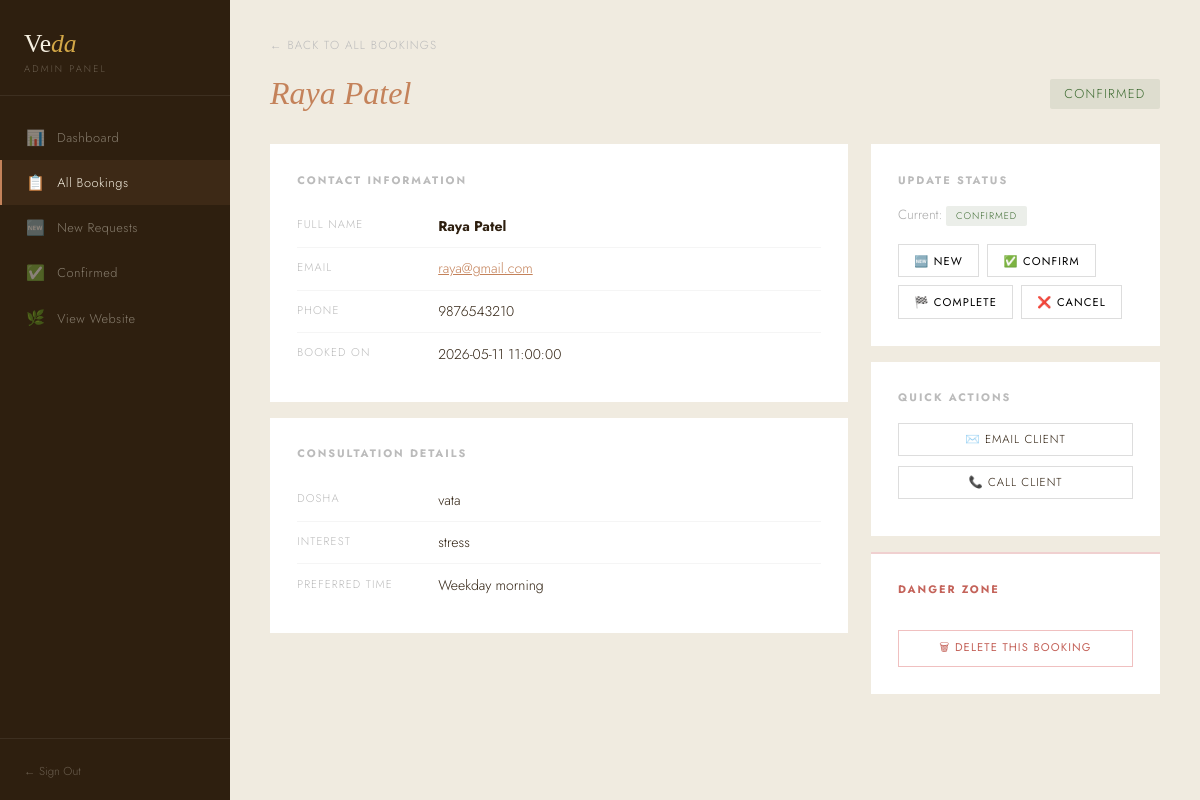
/admin/bookings/2 (signed in), run on the app's committed database.
### tables this page shows
CREATE TABLE consultations (
                id             INTEGER PRIMARY KEY AUTOINCREMENT,
                first_name     TEXT NOT NULL,
                last_name      TEXT NOT NULL,
                email          TEXT NOT NULL,
                phone          TEXT,
                dosha          TEXT,
                interest       TEXT,
                message        TEXT,
                preferred_time TEXT,
                status         TEXT DEFAULT 'new',
                created_at     TEXT NOT NULL
            );

### app.py (the view)
@app.route('/admin/bookings/<int:booking_id>')
@admin_required
def admin_booking_detail(booking_id):
    conn    = get_db()
    booking = conn.execute('SELECT * FROM consultations WHERE id=?', (booking_id,)).fetchone()
    conn.close()
    if not booking:
        return redirect(url_for('admin_bookings'))
    return render_template('admin/booking_detail.html', booking=booking)

### app.py (called while the page is built)
def get_db():
    conn = sqlite3.connect(DB_PATH)
    conn.row_factory = sqlite3.Row
    conn.execute("PRAGMA journal_mode=WAL")   # prevents data loss
    conn.execute("PRAGMA foreign_keys=ON")
    return conn

def admin_required(f):
    @wraps(f)
    def decorated(*args, **kwargs):
        if not session.get('admin_logged_in'):
            return redirect(url_for('admin_login'))
        return f(*args, **kwargs)
    return decorated

### templates/admin/booking_detail.html (shortened to what this page needs)
{% extends 'admin/base.html' %}
{% block content %}
<a href="{{ url_for('admin_bookings') }}" class="back">← Back to all bookings</a>
<div class="topbar">
  <h1 class="ph"><em>{{ booking.first_name }} {{ booking.last_name }}</em></h1>
  <span class="badge badge-{{ booking.status }}" style="font-size:.8rem;padding:.35rem .9rem">{{ booking.status }}</span>
</div>
<div class="dg">
  <div>
    <div class="dc">
      <h3>Contact Information</h3>
      <div class="dr"><div class="dk">Full Name</div><div class="dv"><strong>{{ booking.first_name }} {{ booking.last_name }}</strong></div></div>
      <div class="dr"><div class="dk">Email</div><div class="dv"><a href="mailto:{{ booking.email }}" style="color:var(--clay)">{{ booking.email }}</a></div></div>
      <div class="dr"><div class="dk">Phone</div><div class="dv">{{ booking.phone or '—' }}</div></div>
      <div class="dr"><div class="dk">Booked On</div><div class="dv">{{ booking.created_at }}</div></div>
    </div>
    <div class="dc">
      <h3>Consultation Details</h3>
      <div class="dr"><div class="dk">Dosha</div><div class="dv">{{ booking.dosha or '— Not specified' }}</div></div>
      <div class="dr"><div class="dk">Interest</div><div class="dv">{{ booking.interest or '— Not specified' }}</div></div>
      <div class="dr"><div class="dk">Preferred Time</div><div class="dv">{{ booking.preferred_time or '— Not specified' }}</div></div>
    </div>
  </div>
  <div>
    <div class="dc">
      <h3>Update Status</h3>
      <p style="font-size:.83rem;color:#aaa;margin-bottom:1.1rem">Current: <span class="badge badge-{{ booking.status }}">{{ booking.status }}</span></p>
      <form method="POST" action="{{ url_for('admin_update_status', booking_id=booking.id) }}">
        <div class="stf">
          <button type="submit" name="status" value="new"       class="stb bn">🆕 New</button>
          <button type="submit" name="status" value="confirmed"  class="stb bc">✅ Confirm</button>
          <button type="submit" name="status" value="completed"  class="stb bd">🏁 Complete</button>
          <button type="submit" name="status" value="cancelled"  class="stb bx">❌ Cancel</button>
        </div>
      </form>
    </div>
    <div class="dc">
      <h3>Quick Actions</h3>
      <a href="mailto:{{ booking.email }}?subject=Your Veda Consultation Request" class="qa">✉️ Email Client</a>
      {% if booking.phone %}<a href="tel:{{ booking.phone }}" class="qa">📞 Call Client</a>{% endif %}
    </div>
    <div class="dc" style="border-top:2px solid #f0d0d0">
      <h3 style="color:#c4635a">Danger Zone</h3>
      <form method="POST" action="{{ url_for('admin_delete_booking', booking_id=booking.id) }}"
            onsubmit="return confirm('Delete this booking permanently? This cannot be undone.')">
        <button type="submit" class="dbtn">🗑 Delete This Booking</button>
      </form>
    </div>
  </div>
</div>
{% endblock %}

### templates/admin/base.html (style rules this page uses)
* { margin:0;padding:0;box-sizing:border-box }
:root { --clay:#C4825A;--earth:#8B5E3C;--sage:#7A8C6E;--cream:#F5EFE0;--bark:#2E1F0F;--gold:#D4A847;--mist:#EDE4D3 }
body { background:#f0ebe0;font-family:'Jost',sans-serif;font-weight:300;color:var(--bark) }
.topbar { display:flex;justify-content:space-between;align-items:center;margin-bottom:2rem }
.ph { font-family:'Cormorant Garamond',serif;font-size:2rem;font-weight:300 }
.ph em { font-style:italic;color:var(--clay) }
.badge { display:inline-block;font-size:.6rem;letter-spacing:.1em;text-transform:uppercase;padding:.2rem .6rem;border-radius:2px }
.badge-confirmed { background:rgba(122,140,110,.15);color:#3d6b31 }
.dg { display:grid;grid-template-columns:2fr 1fr;gap:1.4rem;align-items:start }
.dc { background:white;padding:1.7rem;margin-bottom:1rem }
.dc h3 { font-size:.68rem;letter-spacing:.18em;text-transform:uppercase;color:#bbb;margin-bottom:1.1rem }
.dr { display:flex;padding:.6rem 0;border-bottom:1px solid #f5f5f5;gap:1rem }
.dr:last-child { border-bottom:none }
.dk { font-size:.7rem;letter-spacing:.1em;text-transform:uppercase;color:#bbb;min-width:125px;padding-top:.1rem }
.dv { font-size:.88rem;color:var(--bark);line-height:1.6;flex:1 }
.stf { display:flex;gap:.5rem;flex-wrap:wrap }
.stb { padding:.48rem .95rem;font-size:.7rem;letter-spacing:.1em;text-transform:uppercase;border:1px solid #ddd;background:white;cursor:pointer;font-family:'Jost',sans-serif;transition:all .2s }
.dbtn { padding:.48rem .95rem;font-size:.7rem;letter-spacing:.1em;text-transform:uppercase;border:1px solid #f0c0c0;background:white;cursor:pointer;font-family:'Jost',sans-serif;color:#c4635a;width:100%;margin-top:1rem;transition:all .2s }
.back { font-size:.73rem;letter-spacing:.1em;text-transform:uppercase;color:#bbb;text-decoration:none;display:inline-flex;align-items:center;gap:.4rem;margin-bottom:1.4rem;transition:color .2s }
.qa { display:block;text-align:center;padding:.48rem;font-size:.72rem;letter-spacing:.08em;text-transform:uppercase;border:1px solid #ddd;text-decoration:none;color:var(--bark);margin-bottom:.6rem;transition:all .2s }

### data on the page
consultations: first_name "Raya", last_name "Patel", status "CONFIRMED", email "raya@gmail.com", phone "9876543210", created_at "2026-05-11 11:00:00", dosha "vata", interest "stress", preferred_time "Weekday morning"
